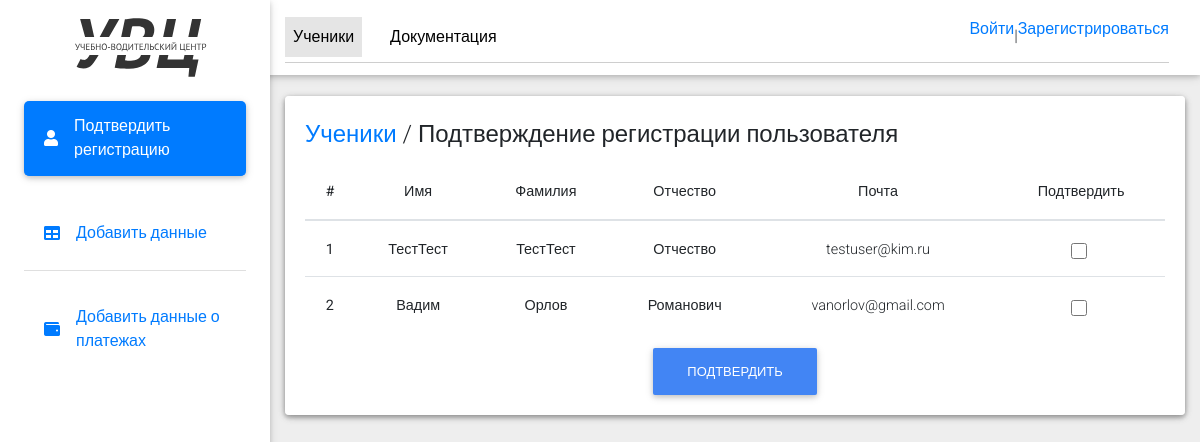
The page /users/user_profile/manager_dashboard/ on the database as committed earlier.
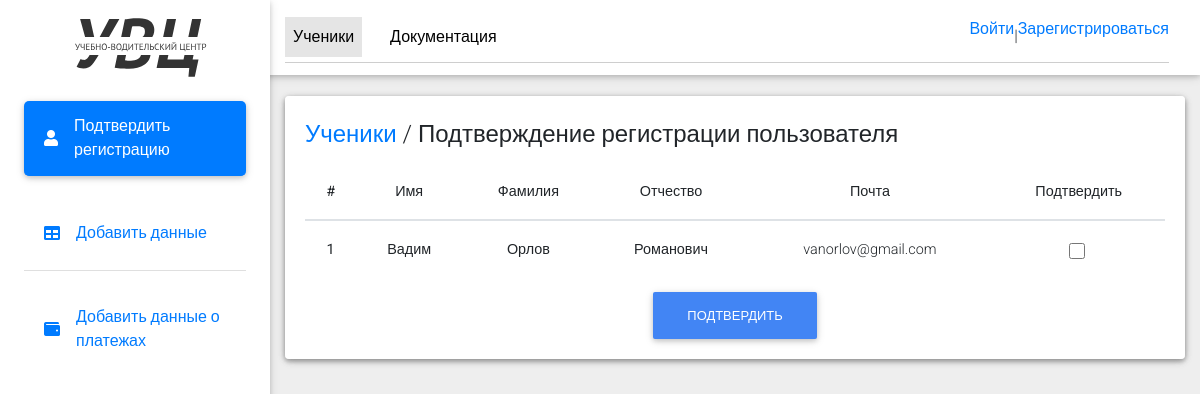
The same page on the database as committed later.
### users/models.py (models this page shows)
class User(AbstractUser):
    email = models.EmailField(
        _('email address'),
        unique=True,
    )
    email_verify = models.BooleanField(default=False)
    surname = models.CharField(max_length=255, blank=True, null=True)
    phone = models.CharField(max_length=255, blank=True, null=True)
    USERNAME_FIELD = 'email'
    REQUIRED_FIELDS = []

### users/views.py (the view)
# urls.py: path('user_profile/manager_dashboard/', manager_dashboard),
def manager_dashboard(request):
    users = User.objects.filter(email_verify=0)
    return render(request, 'manager_dashboard.html', {'users': users})

### templates/manager_dashboard.html (shortened to what the changed rows need)
{% load static %}
<!DOCTYPE html>
<html lang="en">
<head>
  <link rel="stylesheet" href="https://use.fontawesome.com/releases/v5.11.2/css/all.css">
  <link rel="stylesheet" href="{% static 'css/bootstrap.min.css' %}">
  <link rel="stylesheet" href="{% static 'css/mdb.min.css' %}">
  <link rel="stylesheet" href="{% static 'css/style.css' %}">
</head>
<body class="grey lighten-3">
  <main class="pt-5 max-lg-5">
    <div class="container-fluid mt-5">
        <div class="card mb-4 wow fadeIn">
            <div class="card body d-sm-flex justify-content-between card-manager">
                <form id="confirmation-form" method="post" action="{% url 'confirm_users' %}">
                    <table class="table">
                        <thead>
                            <tr>
                                <th scope="col">#</th>
                                <th scope="col">Имя</th>
                                <th scope="col">Фамилия</th>
                                <th scope="col">Отчество</th>
                                <th scope="col">Почта</th>
                                <th scope="col">Подтвердить</th>
                            </tr>
                        </thead>
                        <tbody>
                            {% for user in users %}
                                <tr>
                                    <th scope="row">{{ forloop.counter }}</th>
                                    <td>{{ user.first_name }}</td>
                                    <td>{{ user.last_name }}</td>
                                    <td>{{ user.surname }}</td>
                                    <td>{{ user.email }}</td>
                                    <td>
                                        <div class="form-check">
                                            <input class="form-check-input" type="checkbox" name="user_id" value="{{ user.id }}">
                                        </div>
                                    </td>
                                </tr>
                            {% endfor %}
                        </tbody>
                    </table>
                </form>
            </div>
        </div>
    </div>
  </main>
</body>
</html>

Rows that differ between the two databases and show on the page:
no longer on this page (row edited): User: first_name "ТестТест", last_name "ТестТест", surname "Отчество", email "testuser@kim.ru"
